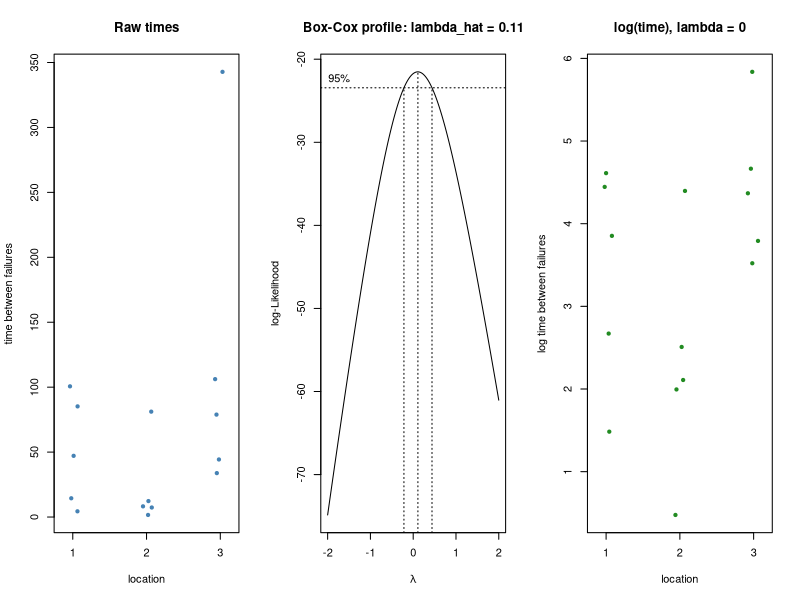

This chart was generated by the following R code:
# Box-Cox transformation for the time between computer failures at three locations.
library(MASS)
y <- c(4.41, 100.65, 14.45, 47.13, 85.21,
       8.24, 81.16, 7.35, 12.29, 1.61,
       106.19, 33.83, 78.88, 342.81, 44.33)
location <- factor(rep(1:3, each = 5))

set.seed(0)
op <- par(mfrow = c(1, 3))
stripchart(y ~ location, vertical = TRUE, method = "jitter", jitter = 0.08, pch = 19, col = "steelblue",
           xlab = "location", ylab = "time between failures", main = "Raw times")

# profile log-likelihood of lambda for the one-way ANOVA model, with its 95% interval
fit <- lm(y ~ location, y = TRUE, qr = TRUE)
bc <- boxcox(fit, lambda = seq(-2, 2, length.out = 801))
lam_hat <- bc$x[which.max(bc$y)]
title(main = sprintf("Box-Cox profile: lambda_hat = %.2f", lam_hat))

stripchart(log(y) ~ location, vertical = TRUE, method = "jitter", jitter = 0.08, pch = 19, col = "forestgreen",
           xlab = "location", ylab = "log time between failures", main = "log(time), lambda = 0")
par(op)
print(anova(lm(log(y) ~ location)))
